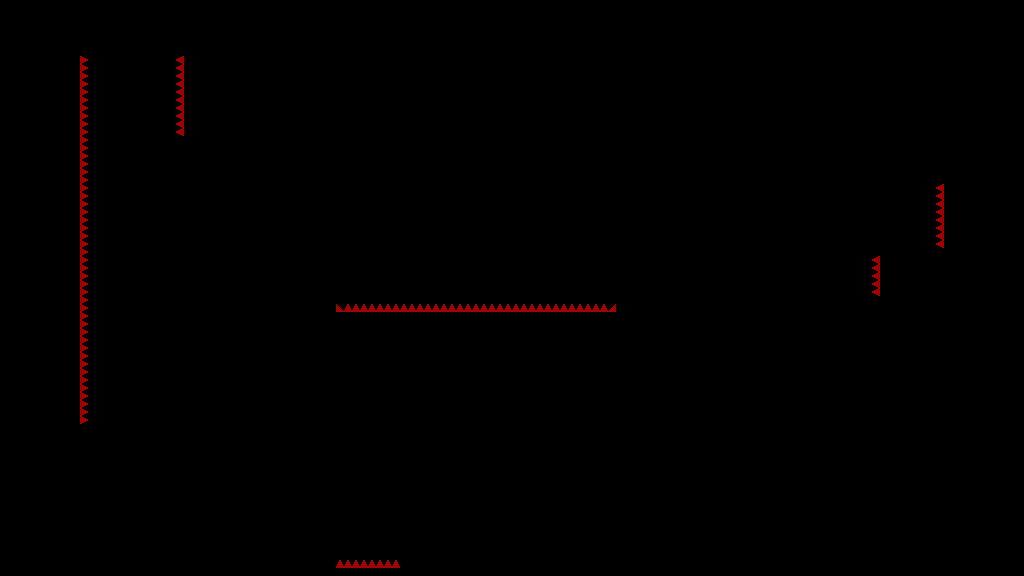

Rendered tile map (Tiled .tmx) drawn with the repository's tilesets; below, a short description and the map source with its tile grids summarised:
An orthogonal 128x72 tile map with 8x8 px tiles, 1 tile layer (T_Spikes) and 55 objects.

<map version="1.4" tiledversion="1.4.3" orientation="orthogonal" renderorder="right-down" width="128" height="72" tilewidth="8" tileheight="8" infinite="0" nextlayerid="7" nextobjectid="412">
 <tileset firstgid="1" source="../../../Sprites/Tiles/DEV/flat/T_spr_nv_flat_0.tsx" />
 <layer id="1" name="T_Spikes" width="128" height="72">
  <data>[9216 cells, 112 non-empty, 2 distinct tile ids]</data>
 </layer>
 <objectgroup id="6" name="C_Spikes">
  <object id="401" x="336" y="304" width="280" height="8" />
  <object id="402" x="336" y="560" width="64" height="8" />
  <object id="403" x="872" y="256" width="8" height="40" />
  <object id="404" x="936" y="184" width="8" height="64" />
  <object id="410" x="176" y="56" width="8" height="80" />
  <object id="411" x="80" y="56" width="8" height="368" />
 </objectgroup>
 <objectgroup id="2" name="C_Solid">
  <object id="312" x="176" y="296" width="160" height="16" />
  <object id="314" x="176" y="312">
   <polygon points="0,0 40,0 40,40" />
  </object>
  <object id="365" x="176" y="144">
   <polygon points="0,0 40,0 40,40" />
  </object>
  <object id="366" x="184" y="0" width="688" height="144" />
  <object id="367" x="216" y="144" width="656" height="40" />
  <object id="368" x="216" y="312" width="808" height="112" />
  <object id="369" x="88" y="0" width="88" height="40" />
  <object id="370" x="0" y="0" width="80" height="424" />
  <object id="371" x="0" y="520" width="336" height="56" />
  <object id="372" x="0" y="424" width="16" height="96" />
  <object id="376" x="616" y="296" width="264" height="16" />
  <object id="377" x="880" y="256" width="144" height="56" />
  <object id="378" x="1008" y="112" width="16" height="144" />
  <object id="379" x="944" y="176" width="64" height="72" />
  <object id="380" x="872" y="0" width="152" height="112" />
  <object id="381" x="872" y="248" width="136" height="8" />
  <object id="383" x="160" y="40">
   <polygon points="0,0 16,0 16,16" />
  </object>
  <object id="384" x="88" y="40">
   <polygon points="0,0 16,0 0,16" />
  </object>
  <object id="393" x="400" y="552" width="624" height="24" />
  <object id="394" x="616" y="424" width="408" height="128" />
  <object id="395" x="600" y="424">
   <polygon points="0,0 16,0 16,16" />
  </object>
  <object id="396" x="336" y="568" width="64" height="8" />
  <object id="398" x="936" y="176" width="8" height="8" />
  <object id="399" x="872" y="112">
   <polygon points="0,0 16,0 0,16" />
  </object>
  <object id="400" x="16" y="424">
   <polygon points="0,0 16,0 0,16" />
  </object>
  <object id="405" x="176" y="0" width="8" height="56" />
  <object id="406" x="176" y="136" width="8" height="8" />
  <object id="407" x="80" y="0" width="8" height="56" />
 </objectgroup>
 <objectgroup id="5" name="DEV" visible="0">
  <object id="185" x="752" y="88">
   <polygon points="0,0 24,24 0,24" />
  </object>
  <object id="186" x="824" y="120">
   <polygon points="0,0 24,-24 24,0" />
  </object>
  <object id="187" x="856" y="112">
   <polygon points="0,0 48,0 0,48" />
  </object>
  <object id="188" x="848" y="48">
   <polygon points="0,0 0,48 -48,0" />
  </object>
  <object id="189" x="872" y="184">
   <polygon points="0,0 32,-32 32,0" />
  </object>
  <object id="190" x="712" y="96">
   <polygon points="0,0 24,-24 24,0" />
  </object>
  <object id="191" x="768" y="48">
   <polygon points="0,0 24,24 0,24" />
  </object>
  <object id="192" x="656" y="48">
   <polygon points="0,0 24,24 0,24" />
  </object>
  <object id="193" x="880" y="64">
   <polygon points="0,0 0,24 -24,0" />
  </object>
  <object id="194" x="696" y="48">
   <polygon points="0,0 24,0 0,24" />
  </object>
  <object id="195" x="800" y="112">
   <polygon points="0,0 8,8 0,8" />
  </object>
  <object id="196" x="832" y="144">
   <polygon points="0,0 8,0 0,8" />
  </object>
  <object id="197" x="736" y="48">
   <polygon points="0,0 8,0 0,8" />
  </object>
 </objectgroup>
 <objectgroup id="3" name="C_Balls">
  <object id="382" x="248" y="280" width="8" height="8" />
  <object id="397" x="560" y="464" width="8" height="8" />
 </objectgroup>
 <objectgroup id="4" name="C_Orbs">
  <object id="385" x="24" y="504" width="8" height="8" />
  <object id="386" x="48" y="504" width="8" height="8" />
  <object id="387" x="72" y="504" width="8" height="8" />
  <object id="388" x="128" y="56" width="8" height="8" />
  <object id="389" x="128" y="80" width="8" height="8" />
  <object id="390" x="128" y="104" width="8" height="8" />
 </objectgroup>
</map>
